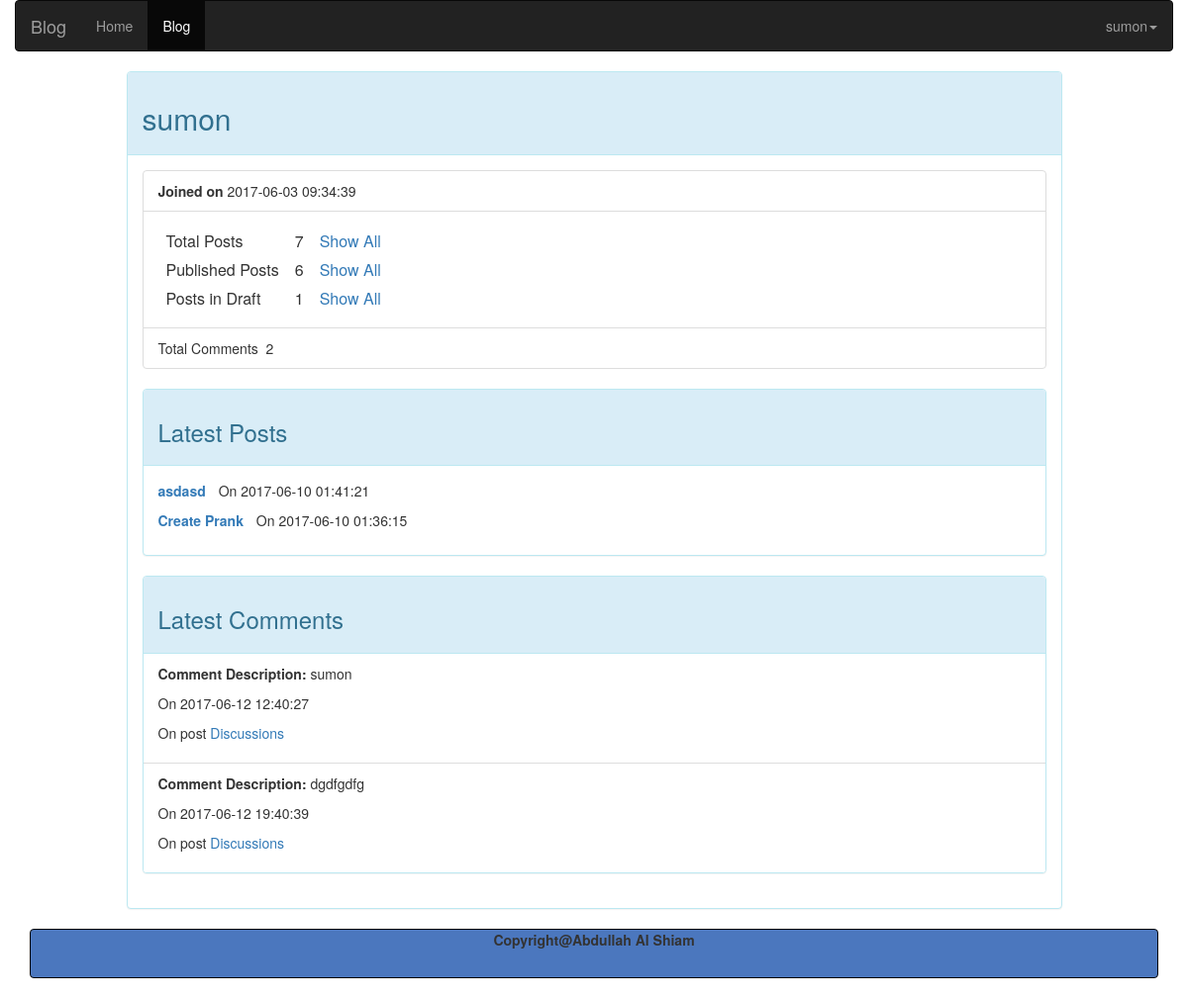
The app's page /?controller=pages&action=profile (signed in) with its own data.
### tables this page shows
CREATE TABLE `user` (
  `user_id` int(11) NOT NULL,
  `user_name` varchar(45) NOT NULL,
  `email` varchar(45) NOT NULL,
  `password` varchar(45) NOT NULL,
  `created_date` datetime NOT NULL
);

CREATE TABLE `posts` (
  `id` int(11) NOT NULL,
  `user_id` int(45) NOT NULL,
  `title` text NOT NULL,
  `content` text NOT NULL,
  `description` text NOT NULL,
  `active` int(50) NOT NULL,
  `created_date` datetime NOT NULL
);

CREATE TABLE `comments` (
  `id` int(50) NOT NULL,
  `post_id` int(30) NOT NULL,
  `user_id` int(30) NOT NULL,
  `body` text NOT NULL,
  `created_date` datetime NOT NULL
);

### controllers/pages_controller.php (called while the page is built, shortened)
<?php
  class PagesController {
      public function profile(){
      require_once('views/pages/profile.php');
    }
  }
?>

### index.php (called while the page is built, shortened)
<?php
  require_once('views/layout.php');
?>

### models/model.php (called while the page is built, shortened)
<?php
  class Model {
   public static function GetLatestPostByUserId($user_id) {
       $db = mysqli_connect("localhost", "root", "", "simple_blog");
       $result =mysqli_query($db,"SELECT * FROM posts WHERE user_id='$user_id' ORDER BY `id` DESC LIMIT 2");
     if (mysqli_num_rows($result) == 0) {
        $message="There is no posts available";
    }
    else {
    return $result;
      }
    }
      public static function GetLatestCommentByUserId($user_id) {
       $db = mysqli_connect("localhost", "root", "", "simple_blog");
       $result =mysqli_query($db,"SELECT * FROM comments WHERE user_id='$user_id' ORDER BY `id` DESC LIMIT 2");
     if (mysqli_num_rows($result) == 0) {
        $message="There is no posts available";
    }
    else {
    return $result;
      }
    }
    public static  function TotalPosts($user_id)
  {
    $db = mysqli_connect("localhost", "root", "", "simple_blog");
    $sql = "SELECT user_id FROM `posts` WHERE `user_id`='{$user_id}'";
    $result = mysqli_query($db, $sql);
    if(mysqli_num_rows($result) == true) {
      $row = mysqli_num_rows($result);
      return $row;
    } else {
      return 0;
    }
  }
    public static  function TotalPublishPosts($user_id)
  {
    $i=1;
    $db = mysqli_connect("localhost", "root", "", "simple_blog");
    $sql = "SELECT user_id FROM `posts` WHERE `user_id`='{$user_id}' AND `active`='{$i}'";
    $result = mysqli_query($db, $sql);
    if(mysqli_num_rows($result) == true) {
      $row = mysqli_num_rows($result);
      return $row;
    } else {
      return 0;
    }
  }
    public static  function TotalDraftPosts($user_id)
  {
    $i=0;
    $db = mysqli_connect("localhost", "root", "", "simple_blog");
    $sql = "SELECT user_id FROM `posts` WHERE `user_id`='{$user_id}' AND `active`='{$i}'";
    $result = mysqli_query($db, $sql);
    if(mysqli_num_rows($result) == true) {
      $row = mysqli_num_rows($result);
      return $row;
    } else {
      return 0;
    }
  }
     public static  function TotalComments($user_id)
  {
    $db = mysqli_connect("localhost", "root", "", "simple_blog");
    $sql = "SELECT user_id FROM `comments` WHERE `user_id`='{$user_id}'";
    $result = mysqli_query($db, $sql);
    if(mysqli_num_rows($result) == true) {
      $row = mysqli_num_rows($result);
      return $row;
    } else {
      return 0;
    }
  }
    public static function GetPostByPostId($post_id)
  {
    $db = mysqli_connect("localhost", "root", "", "simple_blog");
    $sql = "SELECT title FROM `posts` WHERE `id`='{$post_id}'";
    $result = mysqli_query($db, $sql);
       if (mysqli_num_rows($result) == 0) {
        $message="There is no posts available";
    }
    else {
     $row=mysqli_fetch_array($result);
    return $row;
      }
  }
  public static  function getUserIdByUserName($user_name)
  {
    $db = mysqli_connect("localhost", "root", "", "simple_blog");
    $sql = "SELECT user_id FROM `user` WHERE `user_name`='{$user_name}'";
    $result = mysqli_query($db, $sql);
    if(mysqli_num_rows($result) == 1) {
      $row = mysqli_fetch_row($result);
      return $row[0];
    } else {
      mysqli_close($db);
      return 0;
    }
  }
  public static  function GetUserjoindate($user_name)
  {
    $db = mysqli_connect("localhost", "root", "", "simple_blog");
    $sql = "SELECT created_date FROM `user` WHERE `user_name`='{$user_name}'";
    $result = mysqli_query($db, $sql);
    if(mysqli_num_rows($result) == 1) {
      $row = mysqli_fetch_row($result);
      return $row[0];
    } else {
      mysqli_close($db);
      return 0;
    }
  }
  }
?>

### views/pages/profile.php (the view, shortened to what this page needs)
<?php
if (isset($_SESSION['user_name'])) {
  $user_name=$_SESSION['user_name'];
}
$user_id=Model::getUserIdByUserName($user_name);
$totalpost=Model::TotalPosts($user_id);
$TotalPublishPost=Model::TotalPublishPosts($user_id);
$PosInDraft=Model::TotalDraftPosts($user_id);
$TotalComments=Model::TotalComments($user_id);
$getyserjoineddate=Model::GetUserjoindate($user_name);
 ?>
<div class="container">
<?php include 'header.php'; ?>
<div class="row">
<div class="col-md-10 col-md-offset-1">
<div class="panel panel-info">
            <div class="panel-heading">
              <h2><?php echo $user_name; ?>
            </h2>
             </div>
            <div class="panel-body">
              <div>
  <ul class="list-group">
    <li class="list-group-item">
      <strong>Joined on </strong> <td><?php echo $getyserjoineddate; ?></td>
    </li>
    <li class="list-group-item panel-body">
      <table class="table-padding">
        <tbody><tr>
          <td>Total Posts</td>
          <td><?php echo $totalpost; ?></td>
                    <td><a href="?controller=posts&action=my_post">Show All</a></td>
                  </tr>
        <tr>
          <td>Published Posts</td>
           <td><?php echo $TotalPublishPost; ?></td>
                    <td><a href="?controller=posts&action=index">Show All</a></td>
                  </tr>
        <tr>
          <td>Posts in Draft </td>
           <td><?php echo $PosInDraft; ?></td>
                    <td><a href="http://localhost/blog-master/public/my-drafts">Show All</a></td>
                  </tr>
      </tbody></table>
    </li>
    <li class="list-group-item">
      <td>Total Comments&nbsp</td>
      <td> <?php echo $TotalComments; ?></td>
    </li>
  </ul>
</div>
<div class="panel panel-info">
  <div class="panel-heading"><h3>Latest Posts</h3></div>
  <div class="panel-body">
      <?php $LatesPosts=Model::GetLatestPostByUserId($user_id);
        while($row=mysqli_fetch_array($LatesPosts)){
      ?>
              <p>
        <strong><a href="?controller=posts&action=show&id=<?php echo $row['id']; ?>"><?php echo $row['title']; ?></a></strong>
        <span class="well-sm">On <?php echo $row['created_date']; ?></span>
      </p>
      <?php } ?>
          </div>
</div>
<div class="panel panel-info">
  <div class="panel-heading"><h3>Latest Comments</h3></div>
  <div class="list-group">
    <?php
    $LatestComments=Model::GetLatestCommentByUserId($user_id);
       if ($LatestComments) {
        while($comment=mysqli_fetch_array($LatestComments)){
          $postId=$comment['post_id'];
          $postname=Model::GetPostByPostId($postId);
      ?>
        <div class="list-group-item">
        <p><strong>Comment Description: </strong><?php echo $comment['body']; ?></p>
        <p>On <?php echo $comment['created_date']; ?></p>
        <p>On post <a href="?controller=posts&action=show&id=<?php echo $postId; ?>"><?php echo $postname[0] ; ?></a></p>
      </div>
  <?php } } else{?>
<?php echo "<h4>You have no Comments.</h4>"; }?>
   </div>
</div>
            </div>
          </div>
</div>
</div>
 <footer>
  <nav class="navbar navbar-default navbar-inverse" style="background-color: #4B77BE;"  role="navigation">
      <p class="text-center"><b>Copyright@Abdullah Al Shiam</b></p>
    </nav>
    </footer>
</div>

### views/pages/profile.php (style rules this page uses)
.table-padding td { padding: 3px 8px; }

### records on screen
user: created_date "2017-06-03 09:34:39"
posts: title "asdasd", created_date "2017-06-10 01:41:21"
posts: title "Create Prank", created_date "2017-06-10 01:36:15"
comments: body "sumon", created_date "2017-06-12 12:40:27", post.title "Discussions"
comments: body "dgdfgdfg", created_date "2017-06-12 19:40:39", post.title "Discussions"

### other values on screen
$user_name "sumon"
$totalpost "7"
$TotalPublishPost "6"
$PosInDraft "1"
$TotalComments "2"
